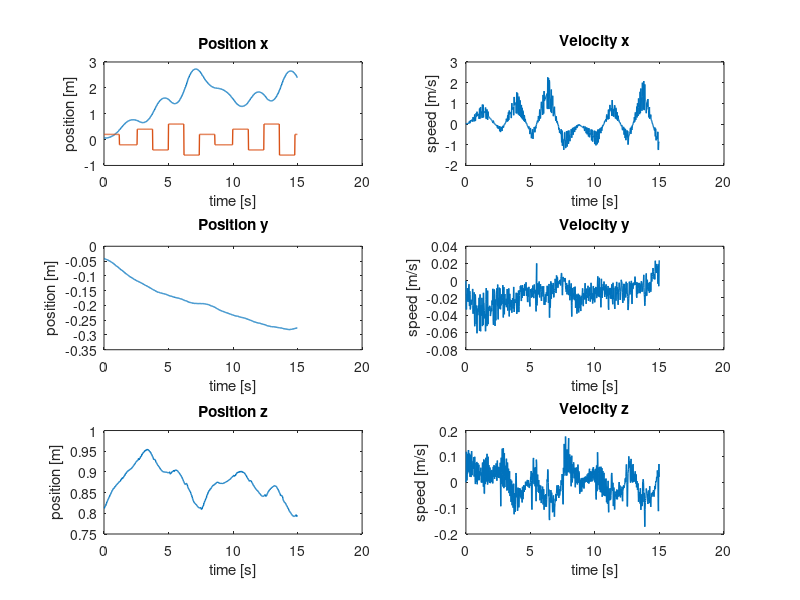
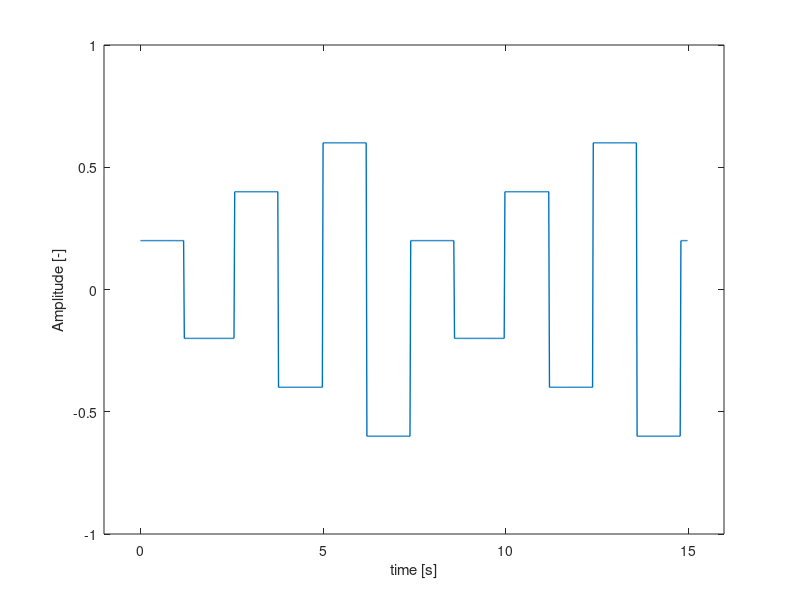
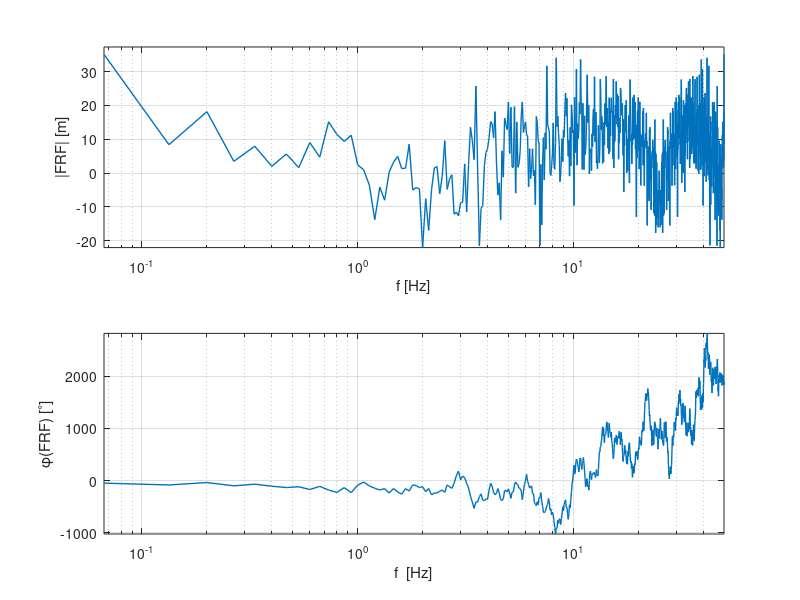
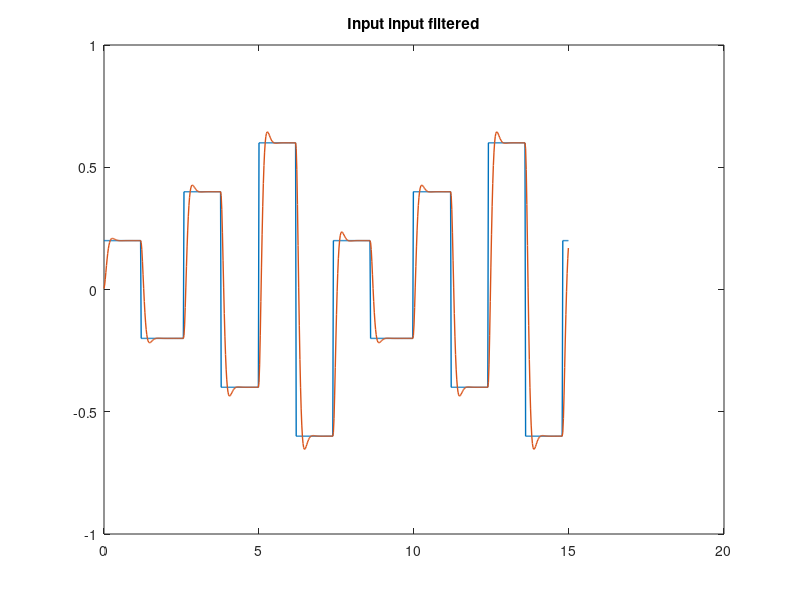

These figures' MATLAB source, in order:
%%% Parameter estimation FIRST ORDER APPROXIMATION %%%
%
clear all
close all


%% Load data from .mat-file

load angle_identification_x


%% Extract some signals from the data

set(0, 'DefaultLineLineWidth', 1);


% Cutoff useful data
first_index = find(input~=0, 1);
input = input(first_index:750)';
output_x = output_x(first_index:750)';
output_y = output_y(first_index:750)';
output_z = output_z(first_index:750)';

dt = 0.02;
time = 0:dt:(length(input)-1)*dt;
time = time(first_index:end) - time(first_index);

% Differentiation of x-, y-, z-position
% dt = sample time (gradient assumes timestep 1)
velocity_x = gradient(output_x)/dt;
velocity_y = gradient(output_y)/dt;
velocity_z = gradient(output_z)/dt;

% Do some plotting of the measurement data 
figure('Name','Output Measurements')
subplot(321), plot(time, output_x, time, input), title('Position x'), xlabel('time [s]'), ylabel('position [m]')
subplot(322), plot(time, velocity_x), title('Velocity x'), xlabel('time [s]'), ylabel('speed [m/s]')

subplot(323), plot(time, output_y), title('Position y'), xlabel('time [s]'), ylabel('position [m]')
subplot(324), plot(time, velocity_y), title('Velocity y'), xlabel('time [s]'), ylabel('speed [m/s]')

subplot(325), plot(time, output_z), title('Position z'), xlabel('time [s]'), ylabel('position [m]')
subplot(326), plot(time, velocity_z), title('Velocity z'), xlabel('time [s]'), ylabel('speed [m/s]')

% Input signal
figure('Name', 'Input signal')
plot(time, input)
xlabel('time [s]')
ylabel('Amplitude [-]')
axis([time(1)-1 time(end)+1 -1 1])

%% Frequency domain
Ts = dt;
fs = 1/dt;
N = length(velocity_x);
t = [0:N-1]'*Ts;
N = numel(input);
f = [0:N-1]'*(fs/N);

input_f = fft(input);
output_x_f = fft(output_x);
output_y_f = fft(output_y);
velocity_x_f = fft(velocity_x);
velocity_y_f = fft(velocity_y);

%indices = (nop+1):nop:(numel(f)/2); % alle 0 waarden er uit halen zodat niet delen door 0?
%f = f(indices);
%input_f = input_f(indices);
%velocity_x_f = velocity_x_f(indices);
%velocity_y_f = velocity_y_f(indices);

FRF = velocity_x_f./input_f;

figure('Name', 'Empirical transfer function freq response'),subplot(2,1,1),semilogx(f, 20*log10(abs(FRF)), 'LineWidth', 1)
axis tight
grid on
xlabel('f [Hz]')
xlim([f(1) f(end)])
ylabel('|FRF| [m]')
subplot(2,1,2),semilogx(f, 180/pi*unwrap(angle(FRF)), 'LineWidth', 1)
grid on
axis tight
xlabel('f  [Hz]')
ylabel('\phi(FRF) [^\circ]')
xlim([f(1) f(end)])

%% Filtering of the in- and output data using Butterworth filter
[B, A] = butter(2, 0.02*5); % order must be higher than order of system, 
                             % adjust cut-off frequency to be higher than highest eigenfrequency of the system

% input filtering                           
input_filt = filter(B,A,input);
% output filtering
velocity_x_filt = filter(B,A,velocity_x);
velocity_y_filt = filter(B,A,velocity_y);

figure('Name','filtered input input')
plot(t,input,t,input_filt),title('Input input filtered')

figure('Name','filtered output measurement')
subplot(211), plot(time, velocity_x, time, velocity_x_filt),title('v_{x,filt}')
subplot(212), plot(time, velocity_y, time, velocity_y_filt),title('v_{y,filt}')

%% Least squares solution for approximation of the parameters in the system
%  ------------------------------------------------------------------------

%% Without filtering
% second order
% y[k] = -a1*y[k-1]-a2*y[k-2]+b2*u[k]+b1*u[k-1]+b0*u[k-2]
% first order
% y[k] = -a0*y[k-1]+b1*u[k]+b0*u[k-1]

y = velocity_x(2:end-1);
Phi = [-velocity_x(1:end-2), input(2:end-1), input(1:end-2)];
theta = Phi\y;

B1 = [theta(2), theta(3)];
A1 = [1, theta(1)];

sys_d1 = tf(B1, A1, Ts);

FRF1 = squeeze(freqresp(sys_d1,2*pi*f));

figure('Name', 'NOT filtered Identified transfer funtion freq response'), subplot(211)
semilogx(f, 20*log10(abs(FRF1)))
grid on
xlim([f(1) f(end)])
xlabel('f  [Hz]')
ylabel('|FRF1|  [m]')
subplot(212),semilogx(f, 180/pi*unwrap(angle(FRF1)))
grid on
xlim([f(1) f(end)])
xlabel('f  [Hz]')
ylabel('\phi(FRF1)  [^\circ]')

x1 = lsim(sys_d1,input,t);


figure('Name','lsim NOT filtered Identified transfer function')
subplot(211)
hold on
plot(t,velocity_x,'g')
plot(t, velocity_x_filt)
plot(t, x1)
title('Non filtered identified transfer function vs measurement')
legend('v_{x,meas}', 'v_{x,filt}', 'v_{x,sim}')
xlabel('Time [s]')
ylabel('Velocity [m/s]')
axis tight
subplot(212)
plot(t,velocity_x - x1)
title('Difference between simulation and measurement')
legend('v_{x,meas}-v_{x,sim}')
xlabel('Time [s]')
ylabel('Velocity [m/s]')
axis tight


figure('Name','NOT  filtered pole zero map'), pzmap(sys_d1)

%% With Butterworth filtering of in and output

y2 = velocity_x_filt(2:end-1);
Phi2 = [-velocity_x_filt(1:end-2), input_filt(2:end-1), input_filt(1:end-2)];
theta_filt = Phi2\y2;

B2 = [theta_filt(2), theta_filt(3)];
A2 = [1, theta_filt(1)];

sys_d2 = tf(B2, A2, Ts);

FRF2 = squeeze(freqresp(sys_d2,2*pi*f));

figure('Name','Butterworth filtered Identified tf freq response'),subplot(2,1,1),semilogx(f, 20*log10(abs(FRF2)))
grid on 
xlim([f(1) f(end)])
xlabel('f  [Hz]')
ylabel('|FRF2|  [m]')
axis tight
subplot(2,1,2)
semilogx(f, 180/pi*unwrap(angle(FRF2)))
grid on
xlim([f(1) f(end)])
xlabel('f  [Hz]')
ylabel('\phi(FRF2)  [^\circ]')

x2 = lsim(sys_d2,input,t);

figure('Name','Butterworth filtered lsim time response')
subplot(211)
hold on
plot(t,velocity_x,'g')
plot(t, velocity_x_filt)
plot(t,x2)
legend('v_{x,meas}','v_{x,filt}','v_{x,sim}')
title('Butterworth filtered identified transfer function vs measurement')
xlabel('Time [s]')
axis tight
ylabel('Velocity [m/s]')
subplot(212)
plot(t,velocity_x - x2)
title('Difference between simulation and measurement')
legend('v_{x,meas}-v_{x,sim}')
xlabel('Time [s]')
ylabel('Velocity [m/s]')
axis tight

figure('Name','Butterworth filtered Identified tf pole-zero map'),pzmap(sys_d2)

%% Taking into account KNOWN PART of the system! (b1 & b0 = 0 for 2nd, b0 = 0 for 1st order)
% theta(4) & theta(5) (= b1 & b0) turn out to be very small. But we know
% (from physical insight) that they are EXACTLY 0!
% pk ~ partially known
% u*[k] = u[k+1]
% y[k] = y[k]
% --> y[k+1] = -a0*y[k] + b1*u*[k] = -a0*y[k] + b1*u[k+1]
% --> y[k]   = -a0*y[k-1] + b1*u*[k-1]

y_pk = velocity_x_filt(2:end-1);
Phi_pk = [-velocity_x_filt(1:end-2), input_filt(2:end-1)];
theta_pk = Phi_pk\y_pk;

% known part = z/1
B_k = [1 0];
A_k = 1;
sys_k = tf(B_k,A_k, Ts);

B_u = theta_pk(2);
A_u = [1, theta_pk(1)];
sys_u = tf(B_u,A_u, Ts);

sys_dpk = sys_k*sys_u;

FRF_pk = squeeze(freqresp(sys_dpk,2*pi*f));

figure('Name','Butter. filtered + partially known freq response'),subplot(211),semilogx(f, 20*log10(abs(FRF_pk)))
grid on 
xlim([f(1) f(end)])
xlabel('f  [Hz]')
ylabel('|FRF_{pk}|  [m]')
axis tight
subplot(212)
semilogx(f, 180/pi*unwrap(angle(FRF_pk)))
grid on
xlim([f(1) f(end)])
xlabel('f  [Hz]')
ylabel('\phi(FRF_{pk})  [^\circ]')

x_pk = lsim(sys_dpk,input,t);

figure('Name','Butter. filtered + partially known lsim time response')
subplot(211)
hold on
plot(t,velocity_x, 'g')
plot(t,x_pk)
legend('v_{x,meas}','v_{x,sim}')
xlabel('Time [s]')
title('Butterworth filtered + partially known identified transfer function vs measurement')
axis tight
ylabel('Displacement [m]')
subplot(212)
plot(t,velocity_x - x_pk)
title('Difference between simulation and measurement')
legend('v_{x,meas}-v_{x,sim}')
xlabel('Time [s]')
ylabel('Displacement [m]')
axis tight

figure('Name','Partially known syst: pole zero map'),pzmap(sys_dpk)

%% Comparison
figure

bode(sys_d1),grid
hold on
bode(sys_d2)
hold on
bode(sys_dpk)
legend('not filtered', 'filtered', 'partially known')

figure
plot(t,[velocity_x x1 x2 x_pk])
legend('measured','x_1','x_2','x_{pk}')

%% Save result (transfer function)
sys_1st = sys_dpk;
save('Hv_speed_1st_order','sys_1st')
sys_1st_f = sys_d2;
save('Hv_speed_filtered_1st_order', 'sys_1st_f')